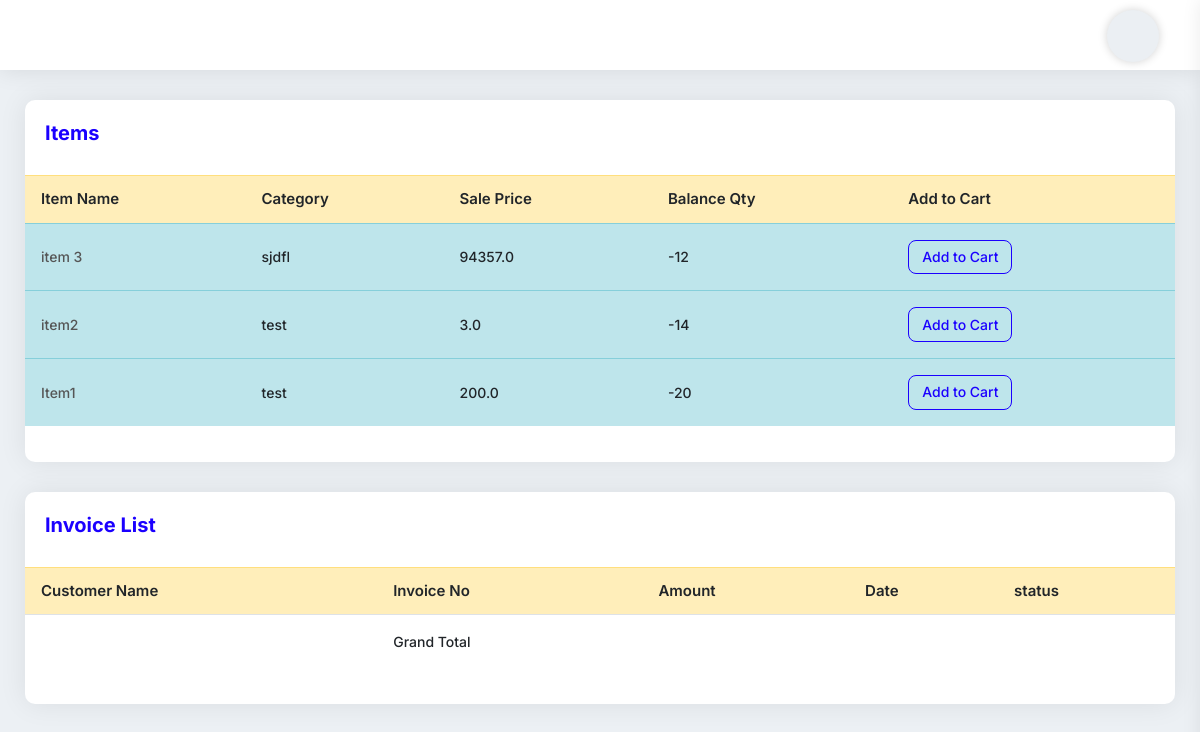
Page /HomeView (signed in) on the earlier database version.
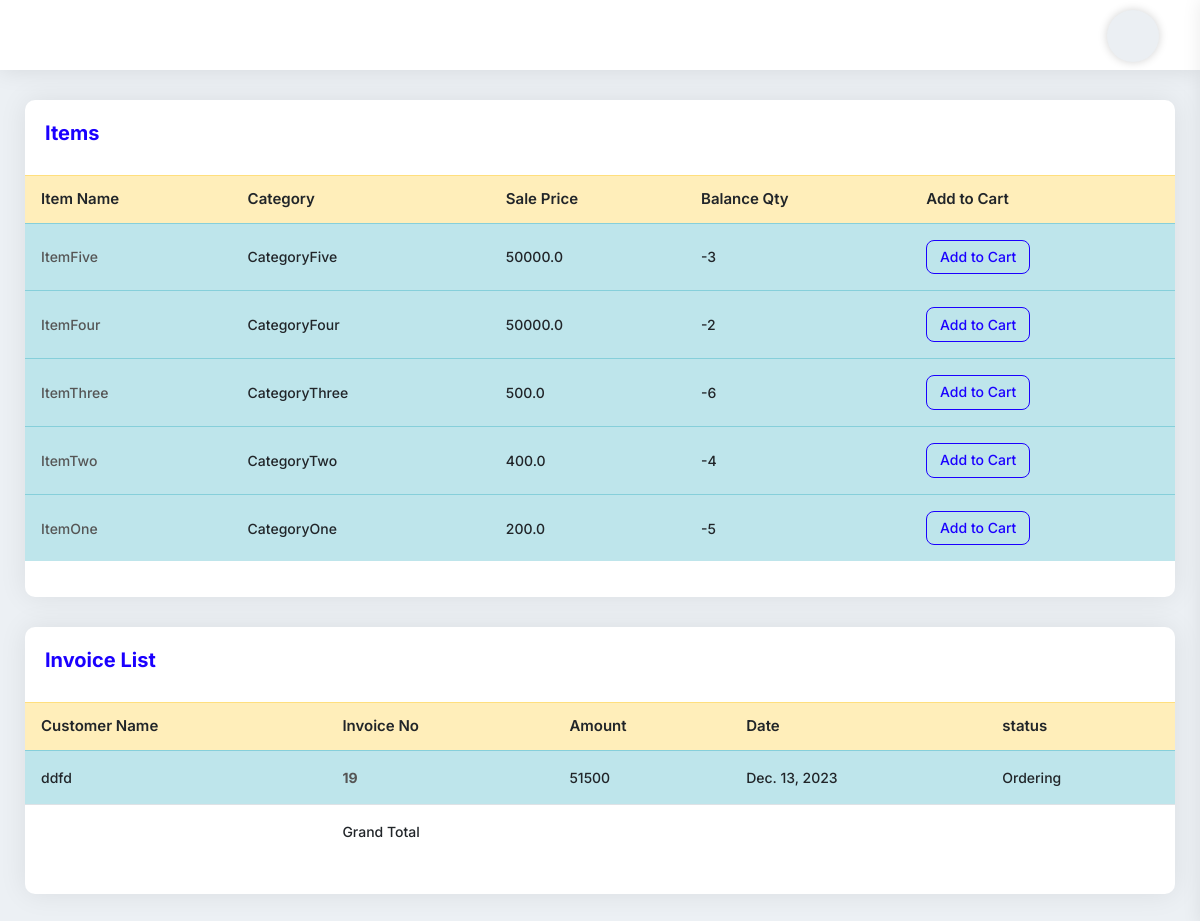
Same page on the later database version.
### myapp/models.py (models this page shows, shortened)
class Items(models.Model):
    item_name = models.CharField(max_length=225)
    category = models.CharField(max_length=225)
    pruchase_price = models.FloatField(default=0.00)
    sell_price = models.FloatField(default=0.00)
    wholesale_price = models.FloatField(default=0.00)
    balance_qty = models.IntegerField(default=0)
    barcode_id = models.CharField(max_length=225,blank=True, null=True)
    photo = models.ImageField(upload_to='', blank=True, null=True)
    product_img = models.ImageField(upload_to='website/', blank=True)

class Order(models.Model):
    cart = models.OneToOneField(Cart, on_delete=models.CASCADE)
    ordered_by = models.CharField(max_length=255,null=True, blank=True)
    shipping_address = models.CharField(max_length=255, null=True, blank=True)
    mobile = models.CharField(max_length=255,null=True, blank=True)
    email = models.EmailField(null=True, blank=True)
    subtotal = models.PositiveIntegerField()
    discount = models.PositiveIntegerField(default=0)
    total = models.PositiveIntegerField()
    tax = models.PositiveIntegerField()
    delivery_fee = models.IntegerField(default=0)
    delivery_system = models.ForeignKey(DeliverySystem, on_delete=models.CASCADE, blank=True,null=True)
    all_total = models.PositiveIntegerField()
    all_total_delivery = models.IntegerField(default=0)
    ordered_staus = models.CharField(max_length=255, choices=STATUS, default='Cash')
    payment = models.CharField(max_length=225, choices=PAYMENT_TYPE, default='Cash')
    deli_payment = models.BooleanField(default=False)
    created_at = models.DateField(auto_now_add=True)

### myapp/views.py (the view)
# urls.py: path('HomeView', HomeView.as_view(), name='HomeView'),
class HomeView(UserRequiredMixin,TemplateView):
    template_name = 'home.html'
    def get_context_data(self, **kwargs):
        context = super().get_context_data(**kwargs)
        context['product_list'] = Items.objects.all().order_by('-id')
        context['queryset']=Order.objects.filter(created_at=datetime.date.today())
        return context

### myapp/views.py (called while the page is built)
    def dispatch(self, request, *args, **kwargs):
        if request.user.is_authenticated:
            pass
        else:
            return redirect('myapp:UserLoginView')
        return super().dispatch(request, *args, **kwargs)

### templates/home.html
{% extends 'base.html' %}
{% block content %}
<div class="card-box mb-30">
    <div class="pd-20">
        <h4 class="text-blue h4">Items
            <a href="{% url 'myapp:MyCartView' %}" class="text-info">
                <span class="micon bi bi-cart4"></span>
                <span class="micon bi bi-cart4"></span>
                <span class="micon bi bi-cart4"></span>
            </a>
        </h4>
    </div>
    <div class="pb-20">
        <table class="data-table table stripe hover nowrap">
            <thead>
            <tr class="table-warning">
                <th class="table-plus datatable-nosort">Item Name</th>
                <th>Category</th>
                <th>Sale Price</th>
                <th>Balance Qty</th>
                <th>Add to Cart</th>
            </tr>
            </thead>
            <tbody>
            {% for p in product_list %}
            <tr class="table-info">
                <td class="table-plus"><a href="{% url 'myapp:ProductEditView' p.id %}">{{p.item_name}}</a></td>
                <td>{{p.category}}</td>
                <td>{{p.sell_price}}</td>
                <td>{{p.balance_qty}}</td>
                <td><a href="{% url 'myapp:AddToCartView' p.id %}" class="btn btn-sm btn-outline-primary"> Add to
                    Cart</a></td>
            </tr>
            {% endfor %}
            </tbody>
        </table>
    </div>
</div>
<div class="card-box mb-30">
    <div class="pd-20">
        <h4 class="text-blue h4">Invoice List</h4>
    </div>
    <div class="pb-20">
        <table
                class="table hover data-table-export nowrap"
        >
            <thead>
            <tr class="table-warning">
                <th class="table-plus datatable-nosort">Customer Name</th>
                <th>Invoice No</th>
                <th>Amount</th>
                <th>Date</th>
                <th>status</th>
            </tr>
            </thead>
            <tbody>
            {% for p in queryset %}
            <tr class="table-info">
                <td class="table-plus">{{p.ordered_by}}</td>
                <td><a href="{% url 'myapp:InvoiceDetailView' p.id%}"><strong>{{p.id}}</strong></a></td>
                <td>{{p.all_total}}</td>
                <td>{{p.created_at}}</td>
                <td data-color="red">{{p.ordered_staus}}</td>
            </tr>
            {% endfor %}
            </tbody>
            <tfoot>
            <tr>
                <td></td>
                <td>Grand Total</td>
                <td><strong>{{sum}}</strong></td>
                <td></td>
                <td></td>
            </tr>
            </tfoot>
        </table>
    </div>
</div>
{% endblock content %}

Differences in the rows shown:
removed Items: item_name "item 3", category "sjdfl", sell_price "94357.0", balance_qty "-12"
removed Items: item_name "item2", category "test", sell_price "3.0", balance_qty "-14"
removed Items: item_name "Item1", category "test", sell_price "200.0", balance_qty "-20"
added Items: item_name "ItemFive", category "CategoryFive", sell_price "50000.0", balance_qty "-3"
added Items: item_name "ItemFour", category "CategoryFour", sell_price "50000.0", balance_qty "-2"
added Items: item_name "ItemThree", category "CategoryThree", sell_price "500.0", balance_qty "-6"
added Items: item_name "ItemTwo", category "CategoryTwo", sell_price "400.0", balance_qty "-4"
added Items: item_name "ItemOne", category "CategoryOne", sell_price "200.0", balance_qty "-5"
added Order: ordered_by "ddfd", id "19", all_total "51500", created_at "Dec. 13, 2023", ordered_staus "Ordering"
